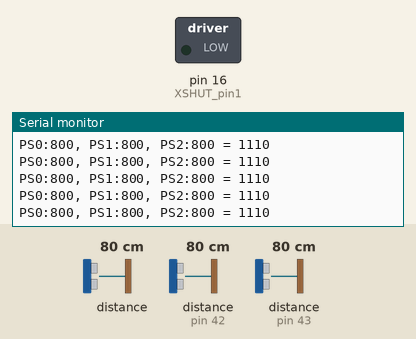
Simulated run of this sketch. Board: Arduino Uno, built with avr-gcc and run on an emulated ATmega328P. On the bench: switched loads named in the sketch (green lamp = pin HIGH), the last lines printed to the serial monitor. Inputs (shaded band) come from the test bench; at power-on: distance to the obstacle 80 cm, distance to the obstacle (sensors on pin 42, pin 43) 80 cm.

Above: at 1.2 s.
1.3 s: distance to the obstacle (sensor 0) set to 2 cm
At 1.43 s:
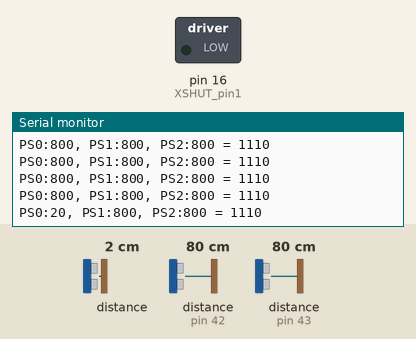
2.8 s: distance to the obstacle (sensor on pin 42) set to 2 cm
At 2.83 s:
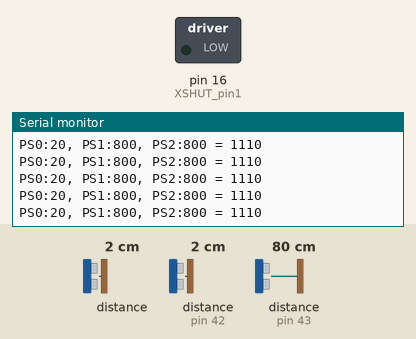
4.3 s: distance to the obstacle (sensor on pin 43) set to 2 cm
At 4.34 s:
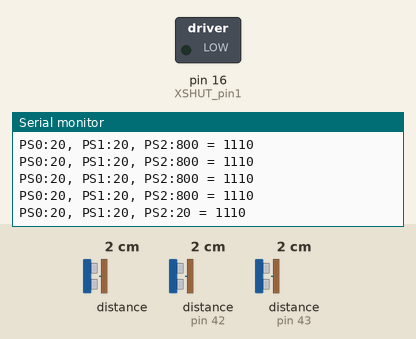
5.8 s: distance to the obstacle (sensor 0) set to 4 cm
At 5.84 s:
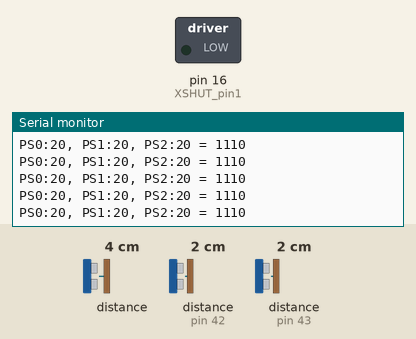
7.3 s: distance to the obstacle (sensor on pin 42) set to 4 cm
At 7.34 s:
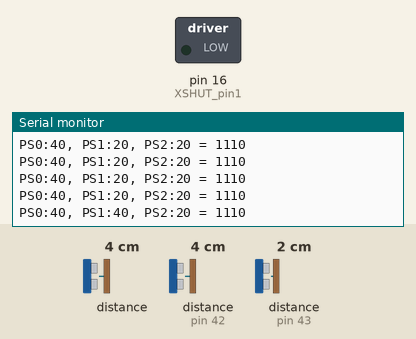
8.8 s: distance to the obstacle (sensor on pin 43) set to 4 cm
At 8.84 s:
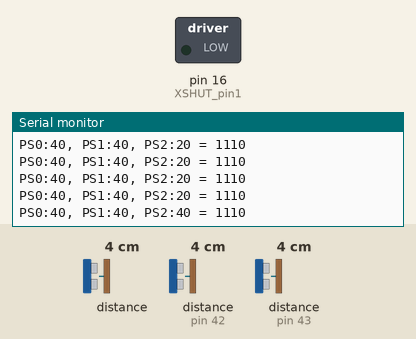
Timing chart, 0 to 11.3 s (numbered marks = the images above; inputs shaded):
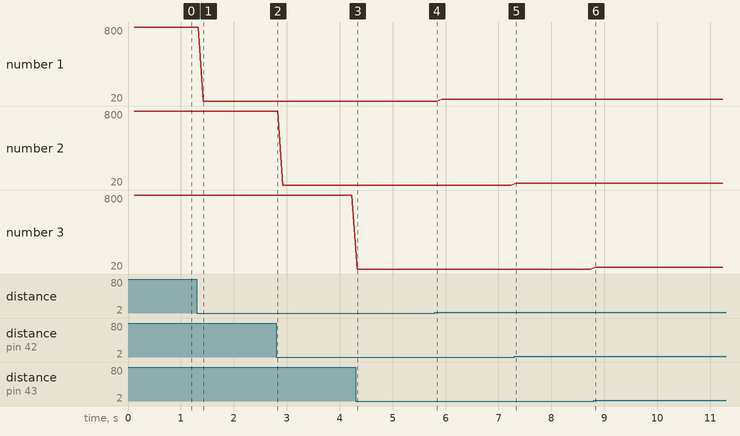

The sketch:

T0006.ino
```cpp
//T0006 - Test 6 VL53L0X

// Pololu Github - https://github.com/pololu/dual-vnh5019-motor-shield/
#include <DualVNH5019MotorShield.h>
// Pololu Github - https://github.com/pololu/vl53l0x-arduino
#include <VL53L0X.h>
// Pololu Github - https://github.com/pololu/qtr-sensors-arduino
#include <QTRSensors.h>
// Pololu Github - https://github.com/pololu/pushbutton-arduino
#include <Pushbutton.h>
// I2C library
#include <Wire.h>

//#define XSHUT_pin3 not required for address change
#define XSHUT_pin1 16
#define XSHUT_pin2 17


// HIGH_SPEED - at the cost of lower accuracy
#define HIGH_SPEED

//ADDRESS_DEFAULT 0b0101001 or 41
//#define Sensor1_newAddress 41 not required address change
#define Sensor2_newAddress 42
#define Sensor3_newAddress 43

int PS0, PS1, PS2;      //Robot detection(Proximity sensor) vars
int Border_Distance = 1200;    //MAX distance, if bigger = error = 0
byte RDM;               //Robot detection Matrix

VL53L0X Sensor1; //Right
VL53L0X Sensor2; //Center
VL53L0X Sensor3; //Left


void setup()
{ /*WARNING*/
  //Shutdown pins of VL53L0X ACTIVE-LOW-ONLY NO TOLERANT TO 5V will fry them
  pinMode(XSHUT_pin2, OUTPUT);
  pinMode(XSHUT_pin1, OUTPUT);

  Serial.begin(115200);

  // --- Init I2C bus
  Wire.begin();

  // --- Power up, change addres and init 3x VL53L0X sensors
  //Sensor3 is powered, change address of Sensor3 and power up next one
  Sensor3.setAddress(Sensor3_newAddress);
  //Activate(power up) next Sensor2 and change address
  pinMode(XSHUT_pin2, INPUT);//For power-up procedure t-boot max 1.2ms "Datasheet: 2.9 Power sequence"
  delay(10);
  Sensor2.setAddress(Sensor2_newAddress);
  //Activate(power up) next Sensor1, address not change 41
  pinMode(XSHUT_pin1, INPUT);
  delay(10);

  // Init 3x Sensors
  Sensor1.init();
  Sensor2.init();
  Sensor3.init();

  // Set setTimeout 3x Sensors
  Sensor1.setTimeout(500);
  Sensor2.setTimeout(500);
  Sensor3.setTimeout(500);

  // Set LONG_RANGE(about 2000mm) 3x Sensors
  // LONG_RANGE - increases the sensitivity of the sensor and extends its potential range to 2000 mm
  // --- Sensor1
  // lower the return signal rate limit (default is 0.25 MCPS)
  Sensor1.setSignalRateLimit(0.1);
  // increase laser pulse periods (defaults are 14 and 10 PCLKs)
  Sensor1.setVcselPulsePeriod(VL53L0X::VcselPeriodPreRange, 18);
  Sensor1.setVcselPulsePeriod(VL53L0X::VcselPeriodFinalRange, 14);
  // --- Sensor2
  Sensor2.setSignalRateLimit(0.1);
  Sensor2.setVcselPulsePeriod(VL53L0X::VcselPeriodPreRange, 18);
  Sensor2.setVcselPulsePeriod(VL53L0X::VcselPeriodFinalRange, 14);
  // --- Sensor3
  Sensor3.setSignalRateLimit(0.1);
  Sensor3.setVcselPulsePeriod(VL53L0X::VcselPeriodPreRange, 18);
  Sensor3.setVcselPulsePeriod(VL53L0X::VcselPeriodFinalRange, 14);

  // Set HIGH_SPEED 3x Sensors
  // HIGH_SPEED - at the cost of lower accuracy
  // reduce timing budget to 20 ms (default is about 33 ms)
  Sensor1.setMeasurementTimingBudget(20000);
  Sensor2.setMeasurementTimingBudget(20000);
  Sensor3.setMeasurementTimingBudget(20000);

  // Start continuous back-to-back mode (take readings as
  // fast as possible).  To use continuous timed mode
  // instead, provide a desired inter-measurement period in
  // ms (e.g. sensor.startContinuous(100)).
  Sensor1.startContinuous();
  Sensor2.startContinuous();
  Sensor3.startContinuous();
}

void loop()
{
  // --- Read Proximity sensors
PS0=Sensor1.readRangeContinuousMillimeters();
PS1=Sensor2.readRangeContinuousMillimeters();
PS2=Sensor3.readRangeContinuousMillimeters();

// --- check if sensor val into condition
boolean BPS0 = 0 < PS0 && PS0 < Border_Distance;
boolean BPS1 = 0 < PS1 && PS1 < Border_Distance;
boolean BPS2 = 0 < PS2 && PS2 < Border_Distance;

  RDM=0xFF;
  RDM=RDM<<1|1;
  RDM=RDM<<1|1;
  RDM=RDM<<1|1;
  RDM=RDM<<1|1;
  RDM=RDM<<1|!BPS2;
  RDM=RDM<<1|!BPS1;
  RDM=RDM<<1|!BPS0;
  RDM=RDM<<1|!0;
  RDM=~RDM;

  Serial.print("PS0:");
  Serial.print(PS0);
  Serial.print(", PS1:");
  Serial.print(PS1);
  Serial.print(", PS2:");
  Serial.print(PS2);
  Serial.print(" = ");
  Serial.println(RDM, BIN);
}
```

Measured:
- after the input at 1.3 s, the serial monitor: prints a new line after 0.12 s (image 1)
- after the input at 4.3 s, the serial monitor: prints a new line at once (image 3)
- after the input at 7.3 s, the serial monitor: prints a new line at once (image 5)
- after the input at 8.8 s, the serial monitor: prints a new line at once (image 6)
- plotted number 1: 800 → 20 after the input at 1.3 s, 20 → 40 after the input at 5.8 s
